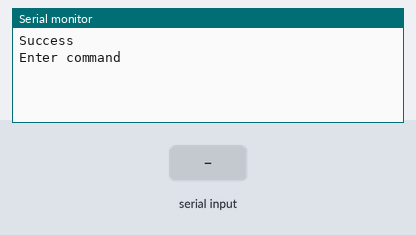
A sketch run on a simulated Arduino Uno, built with avr-gcc and run on an emulated ATmega328P. Shown: the last lines printed to the serial monitor. Inputs (shaded band) come from the test bench.

Above: at 1.2 s.
1.3 s: "E\n" received over Serial
At 2.7 s:
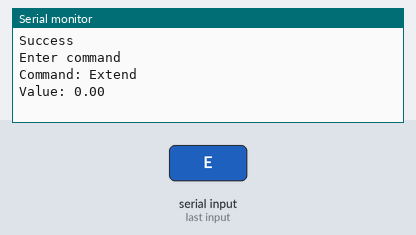
3.8 s: "90,45,200\n" received over Serial
At 5.8 s:
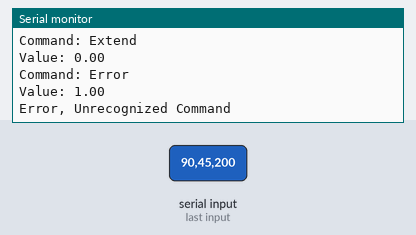
6.3 s: "r90\n" received over Serial
At 7.7 s:
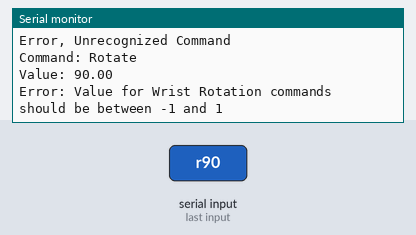
8.8 s: "g90\n" received over Serial
At 10.8 s:
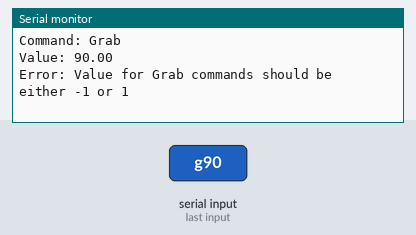
11.3 s: "e90\n" received over Serial
At 12.7 s:
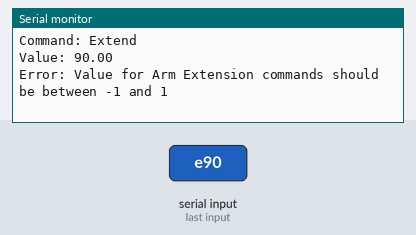
Timing chart, 0 to 14.3 s (numbered marks = the images above; inputs shaded):
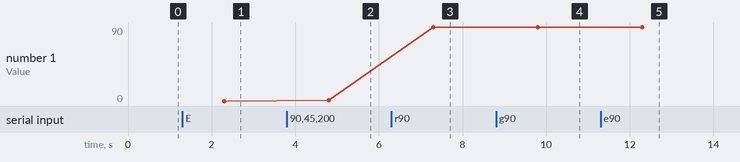

The sketch:

Armanipulator_Firmware.ino
```cpp
/** @file Armanipulator_Firmware.ino
 *  @brief Base file for the arduino sketch
 */

#include <HardwareSerial.h>
#include <WString.h>

#include "cpu_map.h"
#include "Controller.h"
#include "StepperDriver/src/BasicStepperDriver.h"


Controller* mainController;						/**< Pointer to the Controller Object */

	/** @fn Main::setup
	 *  @brief One-time initalization function
	 *  The setup function is one of the required functions in an arduino sketch in order for it to work.
	 *  This function serves as a "container" for all functions and operations that is to be run once, unless the RESET button is activated.
	 */
void setup() {
	Serial.begin(115200);							//Open serial comms
	Serial.println("Success");						//This implies the serial connection opened successfully
	Serial.println("Enter command");				//Prompt user to enter commands for parsing
	mainController = new Controller();				//Create a new Controller object on the heap, initialize it, then have mainController point to it
}


	/** @fn Main::loop
	 *  @brief Main firmware loop
	 *  The loop function is the other requried function in an arduino sketch in order for it to compile.
	 *  This function serves as a contianer for all functions and operations that is to be repeated until the MCU receives no power or the RESET button is activated.
	 */
void loop() {
	if (Serial.available() > 0) {				//Wait for serial input
		String serialIn = Serial.readString();	//Capture serial input
		mainController->parseSerial(serialIn);	//Parse serial input
		mainController->printExec();			//Print parsed serial input (debugging)
		mainController->executeCmd();			//Execute the parsed input
	}
}
```

Controller.cpp
```cpp
/** @file Controller.cpp
 *	@brief Source File for the Controller Class
 *  Created on: May 11, 2019
 *      Author: FaceF
 */

//Include Me pls
#include "Controller.h"
#include "cpu_map.h"

Controller::Arm_Command* currentCmd;				/**< Pointer to the Arm_Command struct in use */
BasicStepperDriver* rotateDriver;					/**< Pointer to the Stepper Driver responsible for wrist rotation*/
BasicStepperDriver* grabDriver;						/**< Pointer to the stepper driver responsible for grab motions*/
BasicStepperDriver* extendDriver;					/**< Pointer to the stepper driver responsible for arm extension*/
//Bob the builder
Controller::Controller() {
	//Init the motors
	//Declare Motor Pinouts
	rotateDriver = new BasicStepperDriver(MotorConfig::MOTOR_STEPS, Pinout::WRIST_ROT_DIR, Pinout::WRIST_ROT_STEP);
	grabDriver = new BasicStepperDriver(MotorConfig::MOTOR_STEPS, Pinout::GRIP_DIR, Pinout::GRIP_STEP);
	extendDriver = new BasicStepperDriver(MotorConfig::MOTOR_STEPS,	Pinout::EXTEND_DIR, Pinout::EXTEND_STEP);

	//Start the motors
	rotateDriver->begin(MotorConfig::MOTOR_RPM, MotorConfig::MICROSTEPS);
	grabDriver->begin(MotorConfig::MOTOR_RPM, MotorConfig::MICROSTEPS);
	extendDriver->begin(MotorConfig::MOTOR_RPM, MotorConfig::MICROSTEPS);

	//Init the struct as an error struct (If executeCMD is called before parseSerial, error is returned intentionally)
	currentCmd = new Arm_Command{Controller::Arm_Operation::ERROR, 1};
}

//DESTROY THE CHILD. CORRUPT THEM ALL
Controller::~Controller() {

}

//Getters and Setters
//Arm_Command
Controller::Arm_Command* Controller::getCommand() {
	return currentCmd;
}

void Controller::setCommand(Controller::Arm_Command* cmd) {
	currentCmd = cmd;
}

void Controller::parseSerial(String rawinput) {
	Arm_Command* out = new Arm_Command();

	//This is what we expect in terms of input
	//Any commands related to rotation will start with an 'r' or 'R', then followed by a double indicating revolutions
	//Any commands related to gripping will start with a 'g' or 'G', then followed by a 0 or 1. Other values will trigger an exception
	//Any commands related to extending the arm will start with an 'e' or 'E', then followed by a double indicating motor rotation. We will assert that the value is between -1 and 1 for now
	//Any unrecognized letter will return the ERROR enum and 1 as the value. Serial should display an error message, or trigger an exception
	if (rawinput.charAt(0) == 'r' || rawinput.charAt(0) == 'R') {
		out->op = Controller::Arm_Operation::ROTATE;
		out->value = atof(rawinput.substring(1, rawinput.length()).c_str());						//Extract Value from command string
	} else if (rawinput.charAt(0) == 'g' || rawinput.charAt(0) == 'G') {
		out->op = Controller::Arm_Operation::GRAB;
		out->value = atof(rawinput.substring(1, rawinput.length()).c_str());						//Extract Value from command string
	} else if (rawinput.charAt(0) == 'e' || rawinput.charAt(0) == 'E') {
		out->op = Controller::Arm_Operation::EXTEND;
		out->value = atof(rawinput.substring(1, rawinput.length()).c_str());						//Extract Value from command string
	} else if (rawinput.charAt(0) == 'm' || rawinput.charAt(0) == 'M') {
		out->op = Controller::Arm_Operation::MICROSTEPS;
		//Special Extract Value related to enum

	} else {
		out->op = Controller::Arm_Operation::ERROR;
		out->value = 1;
	}
	currentCmd = out;
}

void Controller::printExec() {
	Controller::Arm_Operation plsdo = this->getCommand()->op;										//Get the Arm_Operation enum from the
	switch (plsdo) {																				//Figure out which command was extracted
	case Controller::Arm_Operation::ROTATE:															//The command is to rotate the wrist
		Serial.println("Command: Rotate");															//Print out the command name
		Serial.println("Value: " + String(this->getCommand()->value));								//Print out the command value
		Serial.println("");																			//Newline to seperate output
		break;
	case Controller::Arm_Operation::GRAB:															//The command is to do the grabby hand
		Serial.println("Command: Grab");															//Print out the command name
		Serial.println("Value: " + String(this->getCommand()->value));								//Print out the command value
		Serial.println("");																			//Newline to seperate output
		break;
	case Controller::Arm_Operation::EXTEND:															//The Command is to extend the arm
		Serial.println("Command: Extend");															//Print out the command name
		Serial.println("Value: " + String(this->getCommand()->value));								//Print out the command value
		Serial.println("");																			//Newline to seperate output
		break;
	case Controller::Arm_Operation::MICROSTEPS:
		//Microsteps should be parsed diffenrently
		break;
	case Controller::Arm_Operation::ERROR:															//The command is an error
		Serial.println("Command: Error");															//Print out the command name
		Serial.println("Value: " + String(this->getCommand()->value));								//Print out the command value
		Serial.println("");																			//Newline to seperate output
		break;
	}
}

//Execute Order 66
void Controller::executeCmd() {
	Controller::Arm_Operation cmdop = this->getCommand()->op;										//Extract the Arm_Operation enum stored in this controller object
	//TODO: Check efficiency of using a switch statement instead of an if/else chain
	//See Jump Tables and low-level intricacies produced by AVR
	switch (cmdop) {																				//What is the command
	case Controller::Arm_Operation::ROTATE:															//Rotate the wrist
		if ((double) this->getCommand()->value > 1 || (double) this->getCommand()->value < -1) {						//Check the bounds of the value
			Serial.println("Error: Value for Wrist Rotation commands should be between -1 and 1");	//Print an error message and give explanation
			return;																					//Exits to the main loop if bounds are not met
		}
		rotateDriver->move( (double)(currentCmd->value) * 200);												//Otherwise, perform the movement
		break;
	case Controller::Arm_Operation::GRAB:															//Do the grabby hand
		if ((signed int) this->getCommand()->value != 1 && (signed int) this->getCommand()->value != -1) {					//Bounds checking, but stricter (Decimal values indicate a partial oepning of the hand, which us not the best practice
			Serial.println("Error: Value for Grab commands should be either -1 or 1");				//Print an error message and give explanation
			return;																					//Exits to the main loop if bounds are not met
		}
		grabDriver->move((signed int)(currentCmd->value) * -600);													//Do the grab (set value, motion depends on sign))
		break;
	case Controller::Arm_Operation::EXTEND:															//Extend the arm!
		if ((double) this->getCommand()->value > 1 || (double) this->getCommand()->value < -1) {						//Bounds checking, but not strict (arm should extend to variable lengths
			Serial.println("Error: Value for Arm Extension commands should be between -1 and 1");	//Print an error message and give explanation
			return;																					//Exits to the main loop if bounds are not met
		}
		extendDriver->move((double) (currentCmd->value) *200);														//Extend the arm
		break;
	case Controller::Arm_Operation::MICROSTEPS:
		//Empty for now
		break;
	case Controller::Arm_Operation::ERROR:															//He's Dead, Jim!
		Serial.println("Error, Unrecognized Command");												//Print out an error message
		break;

	}
}
```

Controller.h
```cpp
/** @file Controller.h
 * 	@brief Contains methods for controlling the motors and parsing input
 *
 */

#ifndef CONTROLLER_H_
#define CONTROLLER_H_

//Includes

#include <WString.h>		//Arduino String Library (because C strings are not fun)

#include "StepperDriver/src/BasicStepperDriver.h"
#include "cpu_map.h"

/** @class Controller
 * 	@brief The class-object used to interface between the serial interface and the stepper motor drivers
 *
 */
class Controller {

public:

	/**	@typedef Controller::Arm_Operation
	 * 	@brief Used to define common commands parsed by the arm
	 */

	typedef enum {
		ROTATE, /**< Run the Wrist Rotation Motor */
		GRAB, /**< Run the Grab motor			  */
		EXTEND, /**< Run the Arm Extender Motor	  */
		MICROSTEPS, /**< Change the Microsteps for the driver */
		ERROR /**< Default Error Placeholder	  */
	} Arm_Operation;

	/** @typedef Controller::Microsteps
	 *	@brief	Used to placehold common Microstep configs for the motor drivers
	 */
	/** @enum Controller::microsteps
	 * @brief Enum for the Microsteps typedef
	 */
	typedef enum microsteps {
		HALF, /**< 1/2 Microstep Ratio		  */         //!< HALF
		QUARTER, /**< 1/4 Microstep Ratio		  */      //!< QUARTER
		EIGTH, /**< 1/8 Microstep Ratio		  */        //!< EIGTH
		SIXTEENTH, /**< 1/16 Microstep Ratio		  */   //!< SIXTEENTH
		THIRTY_SECOND /**< 1/32 Microstep Ratio		  *///!< THIRTY_SECOND
	} Microsteps;

	/** @typedef Controller::Arm_Command
	 * 	@brief Type for the Arm_Command Struct to allow easy definition
	 * 	@sa Controller::arm_command
	 */

	/** @struct Controller::arm_command
	 *	@brief The structure used to define the overall instruction parsed from serial input
	 */
	typedef struct arm_command {
		Controller::Arm_Operation op; /**< The operation used in the command Structure */
		double value; /**< The value associated with the operation. If the command in op is ERROR, the value is 1 by default*/
	} Arm_Command;

	//Constructor/Destructor
	/** @fn Controller::Controller
	 * 	@brief Constructor for the controller object
	 * 	In this constructor, the motors are created on the heap, and then the motor pointer vars now point to the motors on the heap.
	 * 	currentCmd is not initialized, because it does not need to be pointed to at the minute
	 */
	Controller();

	/** @fn virtual Controller::~Controller
	 *	@brief Destructor for the controller object
	 *	Has no purpose, therefore does nothing
	 */
	virtual ~Controller();

	//Parser Related Methods
	/** @fn Controller::parseSerial
	 *	@brief Translates Serial or Other Input into an Arm_Command struct object
	 *	This function will take the string input, and then parse based on the first character of the string. Parsing goes as follows:
	 *	-Any commands related to rotation will start with an 'r' or 'R', then followed by a double indicating revolutions
	 * 	-Any commands related to gripping will start with a 'g' or 'G', then followed by a 0 or 1. Other values will trigger an exception
	 *	-Any commands related to extending the arm will start with an 'e' or 'E', then followed by a double indicating motor rotation. We will assert that the value is between -1 and 1 for now
	 *	-Any unrecognized letter will return the ERROR enum and 1 as the value. Serial should display an error message, or trigger an exception
	 *  Once the command is selected, the remaining value is parsed as a double, and then pointed to in the Arm_Command Pointer
	 *
	 *  @param rawinput The input from Serial or other communication method
	 */
	void parseSerial(String rawinput);
	/** @fn Controller::printExec
	 *	@brief Debug Function to test the parser
	 *	Prints output in the serial connection based on the values in currentCmd
	 *	@sa Controller::parseSerial
	 */
	void printExec();

	//Do stuff methods
	/** @fn Controller::executeCmd
	 *	@brief Runs Commands based on data pointed to by currentCmd
	 *	Uses the parsing rules defined by parseSerial and then do the respective action
	 *	@sa Controller::parseSerial
	 */
	void executeCmd();

	//Getter & Setter for variables
	//Arm_Command cmd
	/** @fn Controller::getCommand
	 *	@brief Getter method for the currentCmd pointer
	 *  @return Pointer to the Arm_Command object of the pointer
	 */
	Arm_Command* getCommand();

	/** @fn Controller::setCommand
	 *	@brief Setter method for the currentCmd pointer
	 *  @param cmd The pointer to overwrite the current pointer of currentCmd
	 */
	void setCommand(Arm_Command* cmd);

	//Private Vars
private:
	/** @var Arm_Command* currentCmd
	 * 	Serves as a pointer to an Arm_Command structure. This explicitly points to the memory address that holds the Arm_Command struct, but never holds any of the values
	 */
	Arm_Command* currentCmd;

	/** @var BasicStepperDriver* rotateDriver
	 *	Serves as a pointer to the motor driver for the wrist rotation. This cannot be an actual object given how the heap works, and therefore the pointer serves as the access point for the actual driver object.
	 *	Similar any other pointers, this explicitly holds the memory address for the driver object, not the object itself.
	 */
	BasicStepperDriver* rotateDriver;

	/** @var BasicStepperDriver* grabDriver
	 *	Serves as a pointer to the motor driver for the hand grip. This cannot be an actual object given how the heap works, and therefore the pointer serves as the access point for the actual driver object.
	 *	Similar any other pointers, this explicitly holds the memory address for the driver object, not the object itself.
	 */
	BasicStepperDriver* grabDriver;

	/** @var BasicStepperDriver* extendDriver
	 *	Serves as a pointer to the motor driver for the arm extension motor. This cannot be an actual object given how the heap works, and therefore the pointer serves as the access point for the actual driver object.
	 *	Similar any other pointers, this explicitly holds the memory address for the driver object, not the object itself.
	 */
	BasicStepperDriver* extendDriver;
};

#endif /* CONTROLLER_H_ */
```

FingerController.cpp
```cpp
/*
 * FingerController.cpp
 *
 *  Created on: Jun 19, 2019
 *      Author: FaceF
 */

#include "FingerController.h"

BasicStepperDriver* joint1Driver;
BasicStepperDriver* joint2Driver;
BasicStepperDriver* joint3Driver;

FingerController::FingerController(BasicStepperDriver* _joint1,
	BasicStepperDriver* _joint2, BasicStepperDriver* _joint3) {
	joint1Driver = _joint1;
	joint2Driver = _joint2;
	joint3Driver = _joint3;
}

//DESTROY THE CHILD. CORRUPT THEM ALL
FingerController::~FingerController() {
	//GC is a pain
}

void FingerController::doOperation(Finger_Op _op) {
	//Change the executed method dependent on _op
	switch (_op) {
	case Finger_Op::EXTEND:
		this->extendFinger();
		break;
	case Finger_Op::CURL:
		this->curlFinger();
		break;
	}
}

void FingerController::extendFinger(){
	//Placeholder
}

void FingerController::curlFinger(){
	//placeholder
}
```

FingerController.h
```cpp
/** @file FingerController.h
 *  @brief Contains the definitions for the FingerController class used for jointed finger control
 * 	This class is purely theroretical at the moment, but it may actually work in theory
 */

#ifndef FINGERCONTROLLER_H_
#define FINGERCONTROLLER_H_

#include "StepperDriver/src/BasicStepperDriver.h"

/**@class FingerController
 * @brief Used to serve as the interface between the finger and the MCU
 * Has only finger specific commands unlike the Controller and Controller_Multifinger class
 *
 */
class FingerController{

	//Unlike other controller classes, this class does not need to have any struct to transit a command and data
	//With this class we assume that the finger has no partial movement capabilities
public:

	/** @typedef FingerController::FingerOp
	 *  @brief Defines finger movement directions
	 */
	typedef enum {
		EXTEND,			/**< Extend the finger *///!< EXTEND
		CURL			/**< Curl the finger */     //!< CURL
	} Finger_Op;

	/** @fn FingerController::FingerController
	 * 	@brief Constructor for the Finger Controller
	 *
	 */
	FingerController(BasicStepperDriver* _joint1, BasicStepperDriver* _joint2, BasicStepperDriver* _joint3);

	/**@fn virtual FingerController::~FingerController
	 * @brief obligatory destructor for this class
	 */
	virtual ~FingerController();
	//This code is tenative. It is not good code due to the number of pointer refs and jump operations it would cause

	void doOperation(Finger_Op _op);

	//Used for finger extenstion
	void extendFinger();

	//Used for finger curling
	void curlFinger();

private:
	//We asssume stepper motors here to prevent increasing size by adding the servo library
	BasicStepperDriver* joint1Driver;
	BasicStepperDriver* joint2Driver;
	BasicStepperDriver* joint3Driver;

};


#endif /* FINGERCONTROLLER_H_ */
```

stringutils.h
```cpp
#ifndef STRINGUTILS_H_
#define STRINGUTILS_H_

    static char* substr(const char *src, int m, int n);

    /**
	* \fn static char[] removeNL(char[] in)
	* \brief Removes newline (\n) characters
	* \param char[] input
	*/
    static char* removeNL(char* input);


#endif 
```

Source omitted: cpu_map.h (1765 bytes), stringutils.cpp (798 bytes)

Measured:
- after the input at 1.3 s, the serial monitor: prints a new line after 1.0 s (image 1)
- after the input at 3.8 s, the serial monitor: prints a new line after 1.0 s (image 2)
- after the input at 6.3 s, the serial monitor: prints a new line after 1.0 s (image 3)
- after the input at 8.8 s, the serial monitor: prints a new line after 1.0 s (image 4)
- after the input at 11.3 s, the serial monitor: prints a new line after 1.0 s (image 5)
- plotted number 1: 0 → 1 after the input at 3.8 s, 1 → 90 after the input at 6.3 s
